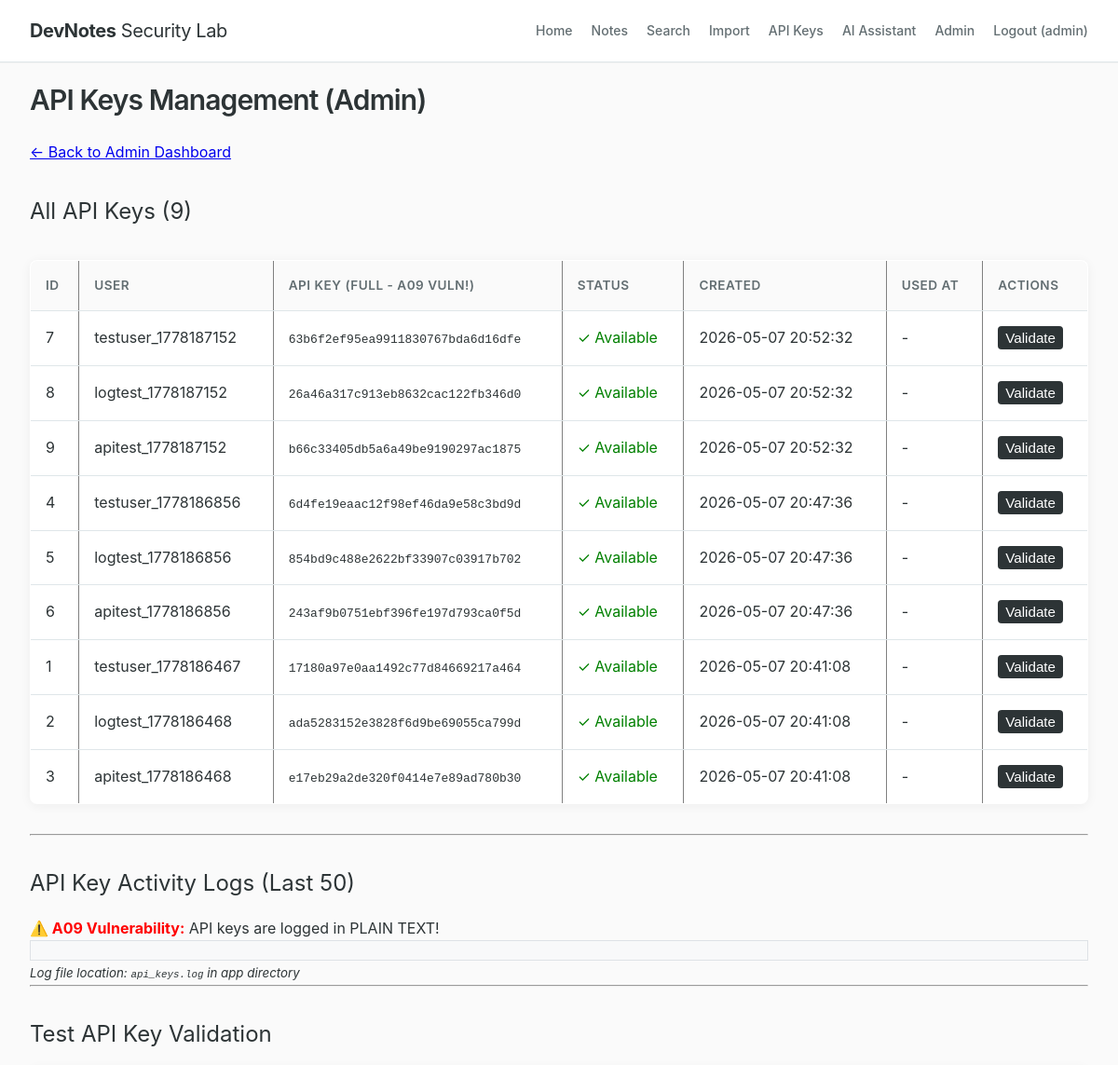
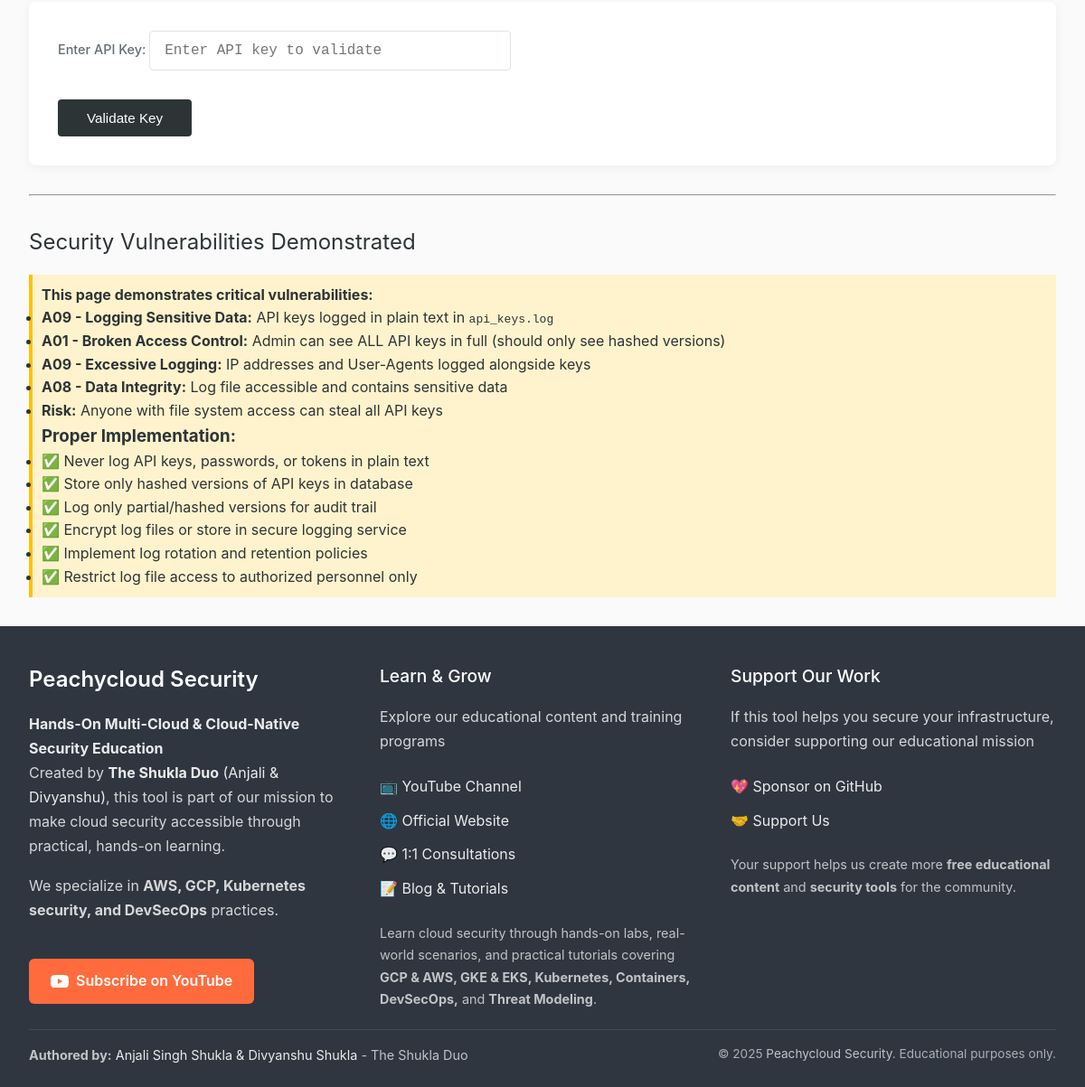
Screenshot of /admin/api-keys (signed in) with the database file from the repository (2 pictures, top to bottom).
### tables this page shows
CREATE TABLE users (id INTEGER PRIMARY KEY, username TEXT UNIQUE, password_hash TEXT, email TEXT UNIQUE, is_admin INTEGER DEFAULT 0);

CREATE TABLE api_keys (id INTEGER PRIMARY KEY, user_id INTEGER, api_key TEXT UNIQUE, is_used INTEGER DEFAULT 0, created_at TEXT, used_at TEXT);

### app.py (the view)
@app.route("/admin/api-keys")
def admin_api_keys():
    user = get_user()
    if not user:
        return redirect(url_for("login"))
    if not user.get("is_admin"):
        flash("Admin only")
        return redirect(url_for("notes_list"))
    conn = db.get_conn()
    cur = conn.cursor()
    cur.execute("""
        SELECT ak.id, ak.user_id, u.username, ak.api_key, ak.is_used, ak.created_at, ak.used_at
        FROM api_keys ak
        JOIN users u ON ak.user_id = u.id
        ORDER BY ak.created_at DESC
    """)
    rows = cur.fetchall()
    conn.close()
    all_keys = [
        {
            "id": r[0],
            "user_id": r[1],
            "username": r[2],
            "api_key": r[3],
            "is_used": bool(r[4]),
            "created_at": r[5],
            "used_at": r[6]
        }
        for r in rows
    ]
    log_entries = []
    try:
        with open('api_keys.log', 'r') as f:
            log_entries = f.readlines()[-50:]  # Last 50 entries
    except FileNotFoundError:
        log_entries = ["No logs found yet."]
    return render_template("admin_api_keys.html", user=user, api_keys=all_keys, logs=log_entries)

### app.py (called while the page is built, shortened)
@app.before_request
def _devnotes_ui_pickle_cookie():
    g.devnotes_ui = None
    raw = request.cookies.get(DEVNOTES_UI_COOKIE)
    if not raw:
        return
    try:
        padded = raw + "=" * (-len(raw) % 4)
        blob = base64.b64decode(padded.encode("ascii"))
        g.devnotes_ui = pickle.loads(blob)
    except Exception:
        g.devnotes_ui = None

def get_user():
    raw = request.cookies.get(auth.JWT_COOKIE_NAME)
    if not raw:
        return None
    verify_sig = auth.jwt_verify_signature_enabled()
    claims = auth.decode_access_token(raw, app.secret_key, verify_sig)
    if not claims:
        return None
    conn = db.get_conn()
    cur = conn.cursor()
    row = None
    if not verify_sig:
        un = claims.get("username")
        if isinstance(un, str) and un.strip():
            cur.execute(
                "SELECT id, username, is_admin FROM users WHERE username = ?",
                (un.strip(),),
            )
            row = cur.fetchone()
    conn.close()
    if not row:
        return None
    return {"id": row[0], "username": row[1], "is_admin": bool(row[2])}

### auth.py (called while the page is built)
def jwt_verify_signature_enabled():
    v = os.environ.get("DEVNOTES_JWT_VERIFY_SIGNATURE", "0").strip().lower()
    return v in ("1", "true", "yes", "on")

def decode_access_token(token, secret, verify_signature):
    if not token or not isinstance(token, str):
        return None
    try:
        if verify_signature:
            return jwt.decode(token, secret, algorithms=["HS256"])
        return jwt.decode(
            token,
            options={"verify_signature": False},
            algorithms=["HS256", "none"],
        )
    except (jwt.PyJWTError, ValueError, TypeError):
        return None

### db.py (called while the page is built)
def get_conn():
    return sqlite3.connect(DB_PATH)

### templates/admin_api_keys.html (shortened to what this page needs)
{% extends "base.html" %}
{% block content %}
<h1>API Keys Management (Admin)</h1>
<p><a href="{{ url_for('admin_dashboard') }}">← Back to Admin Dashboard</a></p>
<h2>All API Keys ({{ api_keys|length }})</h2>
<table border="1" cellpadding="8" cellspacing="0" style="border-collapse: collapse; width: 100%;">
  <thead>
    <tr>
      <th>ID</th>
      <th>User</th>
      <th>API Key (Full - A09 Vuln!)</th>
      <th>Status</th>
      <th>Created</th>
      <th>Used At</th>
      <th>Actions</th>
    </tr>
  </thead>
  <tbody>
    {% for key in api_keys %}
    <tr>
      <td>{{ key.id }}</td>
      <td>{{ key.username }}</td>
      <td><code>{{ key.api_key }}</code></td>
      <td>
        {% if key.is_used %}
          <span style="color: red;">✗ Used</span>
        {% else %}
          <span style="color: green;">✓ Available</span>
        {% endif %}
      </td>
      <td>{{ key.created_at }}</td>
      <td>{{ key.used_at or '-' }}</td>
      <td>
        {% if not key.is_used %}
        <button onclick="validateKey('{{ key.api_key }}')" style="padding: 4px 8px;">Validate</button>
        {% else %}
        <em>Already used</em>
        {% endif %}
      </td>
    </tr>
    {% else %}
    <tr>
      <td colspan="7">No API keys yet.</td>
    </tr>
    {% endfor %}
  </tbody>
</table>
<hr>
<h2>API Key Activity Logs (Last 50)</h2>
<p><strong style="color: red;">⚠️ A09 Vulnerability:</strong> API keys are logged in PLAIN TEXT!</p>
<div style="background-color: #f8f9fa; border: 1px solid #dee2e6; padding: 10px; font-family: monospace; font-size: 12px; max-height: 400px; overflow-y: scroll;">
</div>
<p><small><em>Log file location: <code>api_keys.log</code> in app directory</em></small></p>
<hr>
<h2>Test API Key Validation</h2>
<form method="post" action="{{ url_for('api_validate') }}" onsubmit="event.preventDefault(); testValidation();">
  <p>
    <label>Enter API Key:
      <input type="text" id="admin_test_key" placeholder="Enter API key to validate" style="width: 400px; font-family: monospace;">
    </label>
  </p>
  <p><button type="submit">Validate Key</button></p>
</form>
<hr>
<h2>Security Vulnerabilities Demonstrated</h2>
<div style="background: #fff3cd; padding: 10px; border-left: 4px solid #ffc107;">
  <p><strong>This page demonstrates critical vulnerabilities:</strong></p>
  <ul>
    <li><strong>A09 - Logging Sensitive Data:</strong> API keys logged in plain text in <code>api_keys.log</code></li>
    <li><strong>A01 - Broken Access Control:</strong> Admin can see ALL API keys in full (should only see hashed versions)</li>
    <li><strong>A09 - Excessive Logging:</strong> IP addresses and User-Agents logged alongside keys</li>
    <li><strong>A08 - Data Integrity:</strong> Log file accessible and contains sensitive data</li>
    <li><strong>Risk:</strong> Anyone with file system access can steal all API keys</li>
  </ul>
  <h3>Proper Implementation:</h3>
  <ul>
    <li>✅ Never log API keys, passwords, or tokens in plain text</li>
    <li>✅ Store only hashed versions of API keys in database</li>
    <li>✅ Log only partial/hashed versions for audit trail</li>
    <li>✅ Encrypt log files or store in secure logging service</li>
    <li>✅ Implement log rotation and retention policies</li>
    <li>✅ Restrict log file access to authorized personnel only</li>
  </ul>
</div>
{% endblock %}

### templates/base.html (shortened to what this page needs)
<!DOCTYPE html>
<html lang="en">
<head>
</head>
<body>
  <header>
    <div class="header-content">
      <a href="{{ url_for('index') }}" class="logo"><strong>DevNotes</strong> Security Lab</a>
      {% if user %}
      <nav>
        <a href="{{ url_for('home') }}">Home</a>
        <a href="{{ url_for('notes_list') }}">Notes</a>
        <a href="{{ url_for('notes_search') }}">Search</a>
        <a href="{{ url_for('import_note') }}">Import</a>
        <a href="{{ url_for('api_keys') }}">API Keys</a>
        <a href="{{ url_for('ai_assistant') }}">AI Assistant</a>
        {% if user.is_admin %}
        <a href="{{ url_for('admin_dashboard') }}">Admin</a>
        {% endif %}
        <a href="{{ url_for('logout') }}">Logout ({{ user.username }})</a>
      </nav>
      {% else %}
      <nav>
        <a href="{{ url_for('home') }}">Home</a>
        <a href="{{ url_for('login') }}">Login</a>
        <a href="{{ url_for('register') }}">Register</a>
      </nav>
      {% endif %}
    </div>
  </header>
  <main>
    {% block content %}{% endblock %}
  </main>
  <footer>
    <div class="footer-content">
      <div style="display: grid; grid-template-columns: repeat(auto-fit, minmax(300px, 1fr)); gap: 1.75rem; margin-bottom: 1.25rem;">
        <div>
          <div class="footer-brand"><a href="https://peachycloudsecurity.com" target="_blank" style="color: white; text-decoration: none;"><strong>Peachycloud Security</strong></a></div>
          <div class="footer-desc">
            <p><strong><a href="https://peachycloudsecurity.com" target="_blank" style="color: rgba(255,255,255,0.9); text-decoration: none;">Hands-On Multi-Cloud & Cloud-Native Security Education</a></strong></p>
            <p>Created by <a href="https://peachycloudsecurity.com/about" target="_blank" style="color: rgba(255,255,255,0.9); text-decoration: none;"><strong>The Shukla Duo</strong> (Anjali & Divyanshu)</a>, this tool is part of our mission to make cloud security accessible through practical, hands-on learning.</p>
            <p style="margin-top: 1rem;">We specialize in <strong>AWS, GCP, Kubernetes security, and DevSecOps</strong> practices.</p>
          </div>
          <a href="https://www.youtube.com/@peachycloudsecurity" target="_blank" class="youtube-btn">
            Subscribe on YouTube
          </a>
        </div>
        <div>
          <h3 style="margin: 0 0 1rem; font-weight: 500; font-size: 1.2rem;">Learn & Grow</h3>
          <p style="color: rgba(255,255,255,0.8); margin-bottom: 1.5rem; line-height: 1.7;">
            Explore our educational content and training programs
          </p>
          <div style="display: flex; flex-direction: column; gap: 0.75rem;">
            <a href="https://www.youtube.com/@peachycloudsecurity" target="_blank" style="color: rgba(255,255,255,0.9); text-decoration: none; transition: color 0.2s;">📺 YouTube Channel</a>
            <a href="https://peachycloudsecurity.com" target="_blank" style="color: rgba(255,255,255,0.9); text-decoration: none; transition: color 0.2s;">🌐 Official Website</a>
            <a href="https://topmate.io/peachycloudsecurity" target="_blank" style="color: rgba(255,255,255,0.9); text-decoration: none; transition: color 0.2s;">💬 1:1 Consultations</a>
            <a href="https://peachycloudsecurity.com/blog" target="_blank" style="color: rgba(255,255,255,0.9); text-decoration: none; transition: color 0.2s;">📝 Blog & Tutorials</a>
          </div>
          <p style="color: rgba(255,255,255,0.7); margin-top: 1.5rem; font-size: 0.9rem; line-height: 1.7;">
            Learn cloud security through hands-on labs, real-world scenarios, and practical tutorials covering <strong>GCP & AWS, GKE & EKS, Kubernetes, Containers, DevSecOps,</strong> and <strong>Threat Modeling</strong>.
          </p>
        </div>
        <div>
          <h3 style="margin: 0 0 1rem; font-weight: 500; font-size: 1.2rem;">Support Our Work</h3>
          <p style="color: rgba(255,255,255,0.8); margin-bottom: 1.5rem; line-height: 1.7;">
            If this tool helps you secure your infrastructure, consider supporting our educational mission
          </p>
          <div style="display: flex; flex-direction: column; gap: 0.75rem;">
            <a href="https://github.com/sponsors/peachycloudsecurity" target="_blank" style="color: rgba(255,255,255,0.9); text-decoration: none; transition: color 0.2s;">💖 Sponsor on GitHub</a>
            <a href="https://peachycloudsecurity.com/support" target="_blank" style="color: rgba(255,255,255,0.9); text-decoration: none; transition: color 0.2s;">🤝 Support Us</a>
          </div>
          <p style="color: rgba(255,255,255,0.7); margin-top: 1.5rem; font-size: 0.9rem; line-height: 1.7;">
            Your support helps us create more <strong>free educational content</strong> and <strong>security tools</strong> for the community.
          </p>
        </div>
      </div>
      <div style="border-top: 1px solid rgba(255,255,255,0.1); padding-top: 1rem; display: flex; justify-content: space-between; align-items: center; flex-wrap: wrap; gap: 1rem;">
        <div class="footer-author" style="margin: 0; padding: 0; border: none;">
          <strong>Authored by:</strong> <a href="https://peachycloudsecurity.com/about" target="_blank">Anjali Singh Shukla & Divyanshu Shukla</a> - The Shukla Duo
        </div>
        <div style="color: rgba(255,255,255,0.6); font-size: 0.85rem;">
          © 2025 <a href="https://peachycloudsecurity.com" target="_blank" style="color: rgba(255,255,255,0.7); text-decoration: none;">Peachycloud Security</a>. Educational purposes only.
        </div>
      </div>
    </div>
  </footer>
</body>
</html>

### templates/base.html (style rules this page uses)
* { margin: 0; padding: 0; box-sizing: border-box; }
:root { --primary: #2d3436; --secondary: #636e72; --accent: #FF6B3D; --success: #00b894; --warning: #fdcb6e; --danger: #d63031; --bg: #fafafa; --surface: #ffffff; --text: #2d3436; --text-light: #636e72; --border: #dfe6e9; }
html { height: 100%; background: var(--bg); }
body { font-family: -apple-system, BlinkMacSystemFont, 'Segoe UI', 'Helvetica Neue', Arial, sans-serif; background: var(--bg); color: var(--text); line-height: 1.6; min-height: 100vh; display: flex; flex-direction: column; }
header { background: var(--surface); border-bottom: 1px solid var(--border); box-shadow: 0 1px 0 rgba(0,0,0,0.03); padding: 1rem 0; margin-bottom: 1rem; flex-shrink: 0; }
.header-content { max-width: 1200px; margin: 0 auto; padding: 0 2rem; display: flex; flex-wrap: wrap; align-items: center; justify-content: space-between; gap: 1rem 2rem; }
.logo { font-size: 1.25rem; font-weight: 400; color: var(--primary); text-decoration: none; letter-spacing: -0.02em; white-space: nowrap; }
.logo strong { font-weight: 700; }
nav { margin-top: 0; display: flex; gap: 0.35rem 1.25rem; flex-wrap: wrap; align-items: center; justify-content: flex-end; }
nav a { color: var(--text-light); text-decoration: none; font-size: 0.875rem; font-weight: 500; padding: 0.35rem 0; transition: color 0.2s ease; position: relative; }
nav a::after { content: ''; position: absolute; bottom: 0; left: 0; width: 0; height: 2px; background: var(--accent); transition: width 0.2s ease; }
main { flex: 1 0 auto; max-width: 1200px; margin: 0 auto; padding: 0 2rem 2rem; width: 100%; box-sizing: border-box; }
h1 { font-size: 1.875rem; font-weight: 600; margin-bottom: 1.25rem; color: var(--primary); letter-spacing: -0.03em; }
h2 { font-size: 1.5rem; font-weight: 400; margin: 2rem 0 1rem; color: var(--primary); }
form { background: var(--surface); padding: 2rem; border-radius: 8px; box-shadow: 0 2px 12px rgba(0,0,0,0.05); margin-bottom: 2rem; }
label { display: block; font-size: 0.9rem; color: var(--text-light); margin-bottom: 0.5rem; font-weight: 500; }
input[type="text"], input[type="email"], input[type="password"], input[type="url"], textarea { width: 100%; padding: 0.75rem 1rem; border: 1px solid var(--border); border-radius: 4px; font-size: 1rem; font-family: inherit; transition: border-color 0.2s ease; margin-bottom: 1.5rem; }
button, .btn { background: var(--primary); color: white; border: none; padding: 0.75rem 2rem; border-radius: 4px; font-size: 0.95rem; cursor: pointer; transition: all 0.2s ease; text-decoration: none; display: inline-block; font-weight: 500; }
table { width: 100%; border-collapse: collapse; background: var(--surface); border-radius: 8px; overflow: hidden; box-shadow: 0 2px 12px rgba(0,0,0,0.05); margin: 2rem 0; }
th { background: var(--bg); padding: 1rem; text-align: left; font-weight: 600; font-size: 0.85rem; text-transform: uppercase; letter-spacing: 0.5px; color: var(--text-light); }
td { padding: 1rem; border-top: 1px solid var(--border); }
footer { background: #2f3640; color: white; padding: 2.5rem 0 1.5rem; margin-top: 0; flex-shrink: 0; }
.footer-content { max-width: 1200px; margin: 0 auto; padding: 0 2rem; }
.footer-brand { font-size: 1.5rem; font-weight: 300; margin-bottom: 1rem; }
.footer-brand strong { font-weight: 600; }
.footer-desc { color: rgba(255,255,255,0.8); margin-bottom: 1.5rem; max-width: 600px; line-height: 1.7; }
.footer-author { margin-top: 1.5rem; padding-top: 1.5rem; border-top: 1px solid rgba(255,255,255,0.1); color: rgba(255,255,255,0.7); font-size: 0.9rem; }
.footer-author a { color: rgba(255,255,255,0.9); text-decoration: none; }
.youtube-btn { display: inline-flex; align-items: center; gap: 0.5rem; background: #FF6B3D; color: white; padding: 0.75rem 1.5rem; border-radius: 6px; text-decoration: none; font-weight: 600; transition: all 0.3s ease; margin-top: 1rem; }

### rows the page displays
users: username "admin"
api_keys: id "7", username "testuser_1778187152", api_key "63b6f2ef95ea9911830767bda6d16dfe", is_used "✓ Available", created_at "2026-05-07 20:52:32", used_at "-"
api_keys: id "8", username "logtest_1778187152", api_key "26a46a317c913eb8632cac122fb346d0", is_used "✓ Available", created_at "2026-05-07 20:52:32", used_at "-"
api_keys: id "9", username "apitest_1778187152", api_key "b66c33405db5a6a49be9190297ac1875", is_used "✓ Available", created_at "2026-05-07 20:52:32", used_at "-"
api_keys: id "4", username "testuser_1778186856", api_key "6d4fe19eaac12f98ef46da9e58c3bd9d", is_used "✓ Available", created_at "2026-05-07 20:47:36", used_at "-"
api_keys: id "5", username "logtest_1778186856", api_key "854bd9c488e2622bf33907c03917b702", is_used "✓ Available", created_at "2026-05-07 20:47:36", used_at "-"
api_keys: id "6", username "apitest_1778186856", api_key "243af9b0751ebf396fe197d793ca0f5d", is_used "✓ Available", created_at "2026-05-07 20:47:36", used_at "-"
api_keys: id "1", username "testuser_1778186467", api_key "17180a97e0aa1492c77d84669217a464", is_used "✓ Available", created_at "2026-05-07 20:41:08", used_at "-"
api_keys: id "2", username "logtest_1778186468", api_key "ada5283152e3828f6d9be69055ca799d", is_used "✓ Available", created_at "2026-05-07 20:41:08", used_at "-"
api_keys: id "3", username "apitest_1778186468", api_key "e17eb29a2de320f0414e7e89ad780b30", is_used "✓ Available", created_at "2026-05-07 20:41:08", used_at "-"

### other values shown
{{ api_keys|length }} "9"
